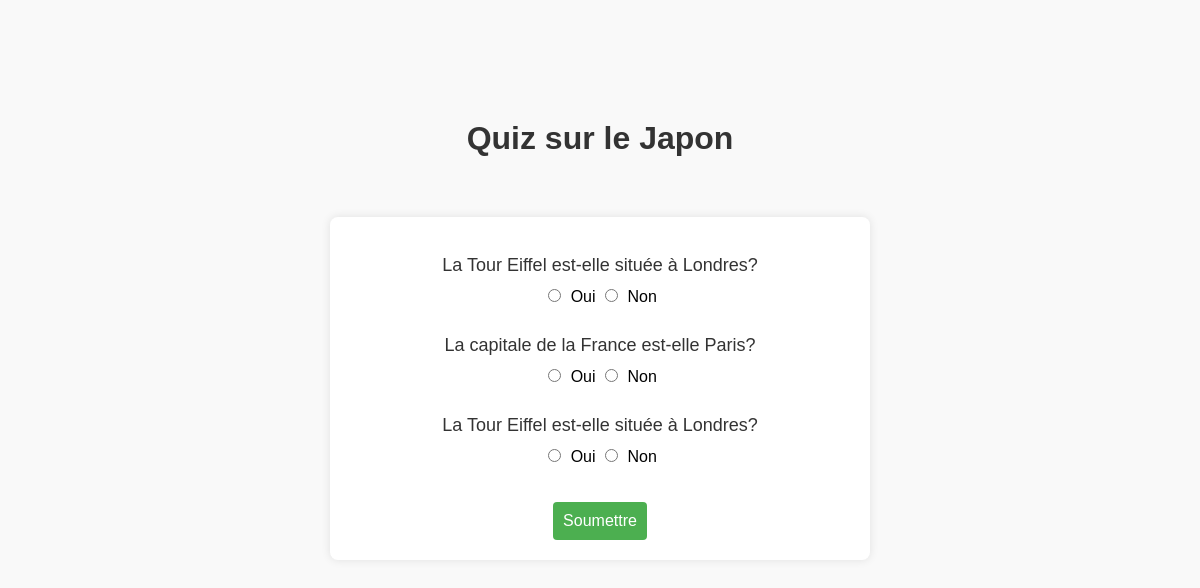
The page /quiz_japon.php on the database as committed earlier.
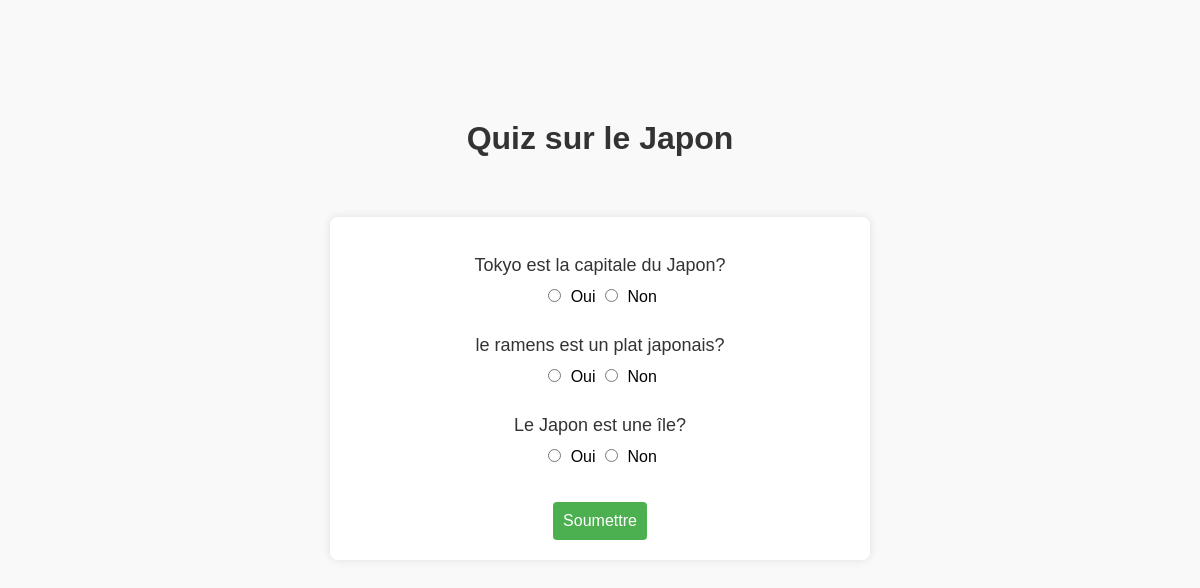
The same page on the database as committed later.
### tables this page shows
CREATE TABLE questions (
        id INTEGER PRIMARY KEY,
        question TEXT);

### quiz_japon.php (the view, shortened to what this page needs)
<!DOCTYPE html>
<html lang="fr">
<head>
    <link rel="stylesheet" type="text/css" href="css/quiz.css">
</head>
<body>
    <h1>Quiz sur le Japon</h1>
    <form action="process_japon.php" method="post">
        <?php
        require 'database.php';
        try {
            $questions = $file_db->query("SELECT * FROM questions WHERE id BETWEEN 4 AND 6")->fetchAll(PDO::FETCH_ASSOC);
            foreach ($questions as $question) {
                echo '<p>' . $question['question'] . '</p>';
                echo '<label><input type="radio" name="question_' . $question['id'] . '" value="1"> Oui </label>';
                echo '<label><input type="radio" name="question_' . $question['id'] . '" value="0"> Non </label><br>';
            }
        } catch (PDOException $ex) {
            echo $ex->getMessage();
        }
        ?>
        <input type="submit" value="Soumettre">
    </form>
</body>
</html>

Rows that differ between the two databases and show on the page:
changed questions: question "La Tour Eiffel est-elle située à Londres?" → "Tokyo est la capitale du Japon?"
changed questions: question "La capitale de la France est-elle Paris?" → "le ramens est un plat japonais?"
changed questions: question "La Tour Eiffel est-elle située à Londres?" → "Le Japon est une île?"
